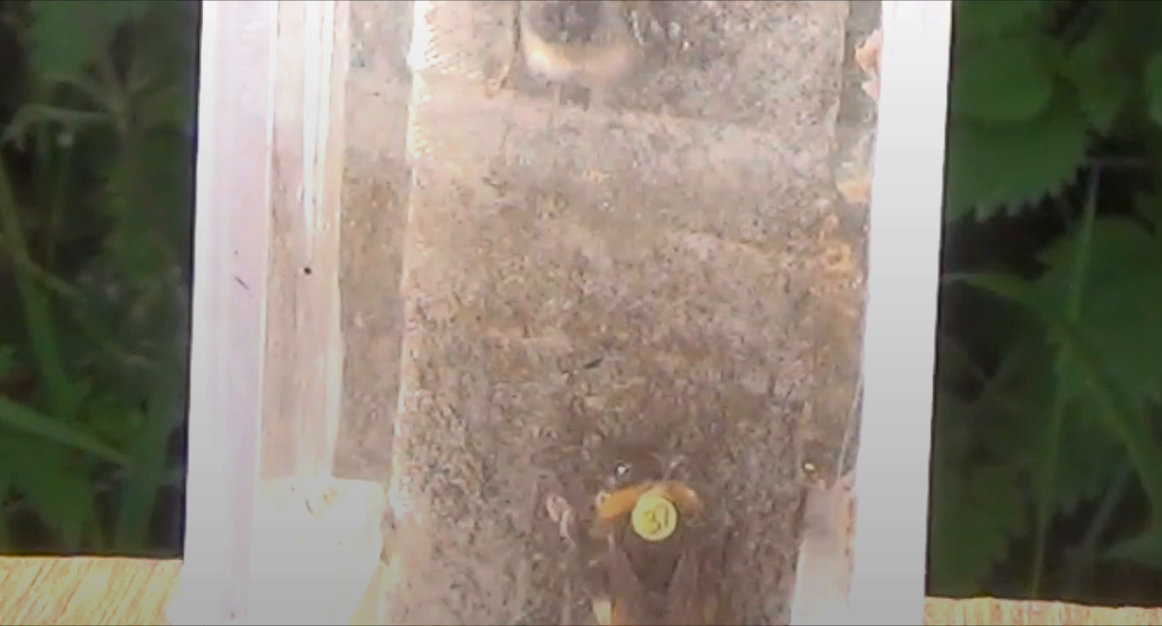
#> input picture frame 21 of analysing-bee-behaviour/subtraction/grooming.mov, 1162 x 626 px
$ python subtraction.py
#> lines starting #> are read from the running program, lines starting #| are printed output that depends on the picture
# Ref: Cannot find the reference.

import cv2
import numpy as np
import sys

# subtracting using background remover
# read input video
cap = cv2.VideoCapture('grooming.mov')
if (cap.isOpened()== False):
    print("!!! Failed to open video")
    sys.exit(-1)

# retrieve input video frame size
frame_width = int(cap.get(cv2.CAP_PROP_FRAME_WIDTH))
frame_height = int(cap.get(cv2.CAP_PROP_FRAME_HEIGHT))
fps = cap.get(cv2.CAP_PROP_FPS)
print('* Input Video settings:', frame_width, 'x', frame_height, '@', fps)

# adjust output video size
frame_height = int(frame_height / 2)
print('* Output Video settings:', frame_width, 'x', frame_height, '@', fps)

# create output video
video_out = cv2.VideoWriter('test_bee_video.mp4', cv2.VideoWriter_fourcc(*'MP4V'), fps, (frame_width, frame_height))

# create MOG
backSub = cv2.createBackgroundSubtractorMOG2(history=150, varThreshold=30, detectShadows=False)

while (True):
    # retrieve frame from the video
    ret, frame = cap.read() # 3-channels
#> frame is the input picture: shape (626, 1162, 3); mean B, G, R 114.7, 127.8, 135.5
    if (frame is None):
        break

    # resize to 50% of its original size
    frame = cv2.resize(frame, None, fx=0.5, fy=0.5)
#> frame: shape (313, 581, 3)

    # gaussian blur helps to remove noise
    blur = cv2.GaussianBlur(frame, (7,7), 0)
    #cv2.imshow('frame_blur', blur)

    # subtract background
    fgmask = backSub.apply(blur) # single channel
#> fgmask: shape (313, 581); every value is 255
    #cv2.imshow('fgmask', fgmask)

    # concatenate both frames horizontally and write it as output
    fgmask_bgr = cv2.cvtColor(fgmask, cv2.COLOR_GRAY2BGR) # convert single channel image to 3-channels
#> fgmask_bgr: shape (313, 581, 3); every value is 255
    out_frame = cv2.hconcat([blur, fgmask_bgr]) #
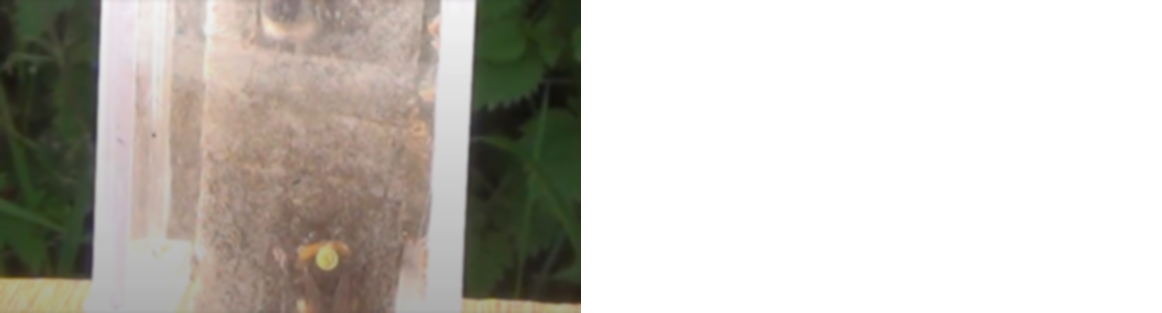
#> out_frame: shape (313, 1162, 3); mean B, G, R 184.9, 191.5, 195.4
    #print('output=', out_frame.shape) # shape=(360, 1280, 3)

    cv2.imshow('output', out_frame)
    video_out.write(out_frame)

    # quick pause to display the windows
    if (cv2.waitKey(1) == 27):
#> (key Esc is pressed here)
        break

# release resources
cap.release()
video_out.release()
cv2.destroyAllWindows()

$ run again, starting later in the video
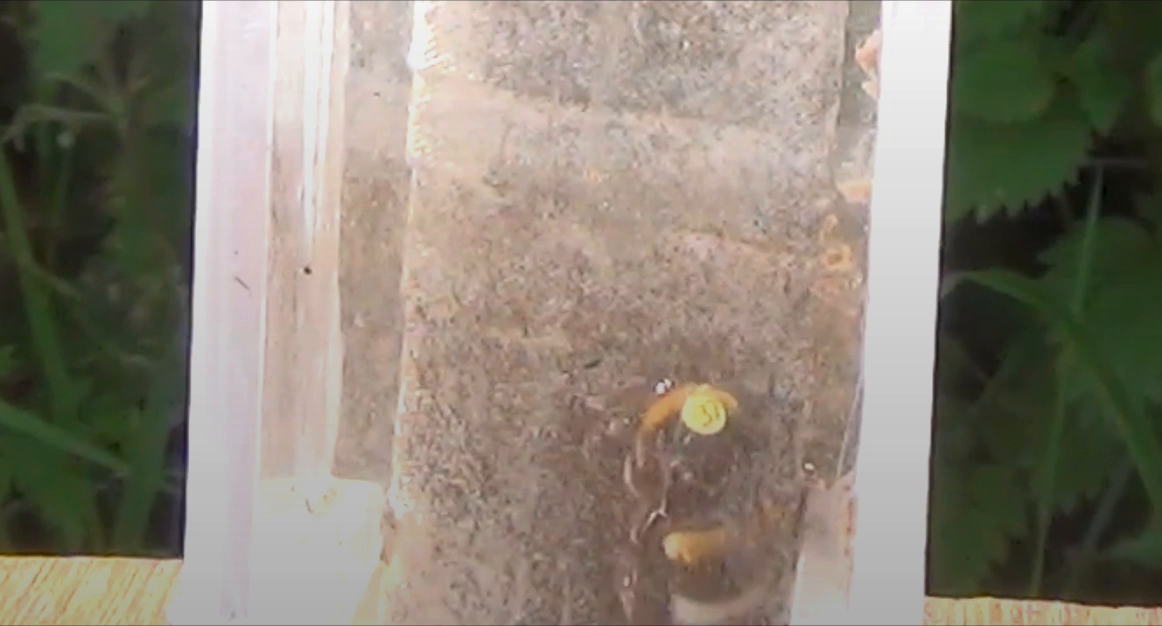
#> input picture frame 97 of analysing-bee-behaviour/subtraction/grooming.mov, 1162 x 626 px
#> frame is the input picture: shape (626, 1162, 3); mean B, G, R 115.5, 128.3, 136
#> frame: shape (313, 581, 3)
#> fgmask: shape (313, 581); every value is 255
#> fgmask_bgr: shape (313, 581, 3); every value is 255
#> `out_frame = cv2.hconcat([blur, fgmask_bgr])`:
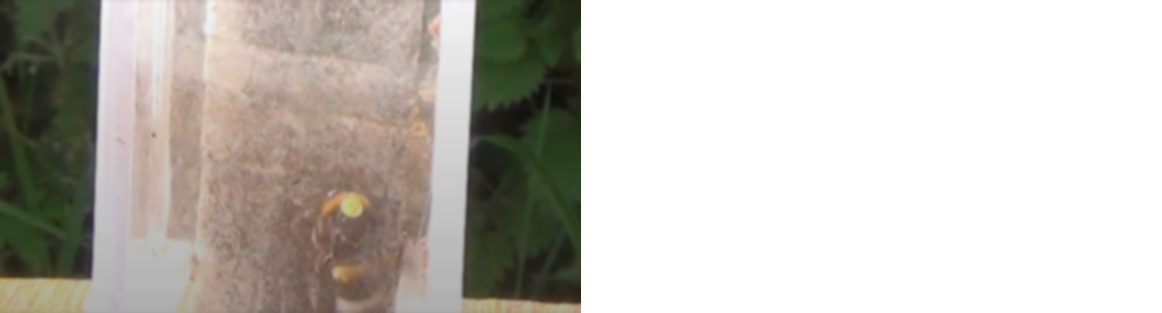
#> out_frame: shape (313, 1162, 3); mean B, G, R 185.3, 191.8, 195.6

$ run again, starting later in the video
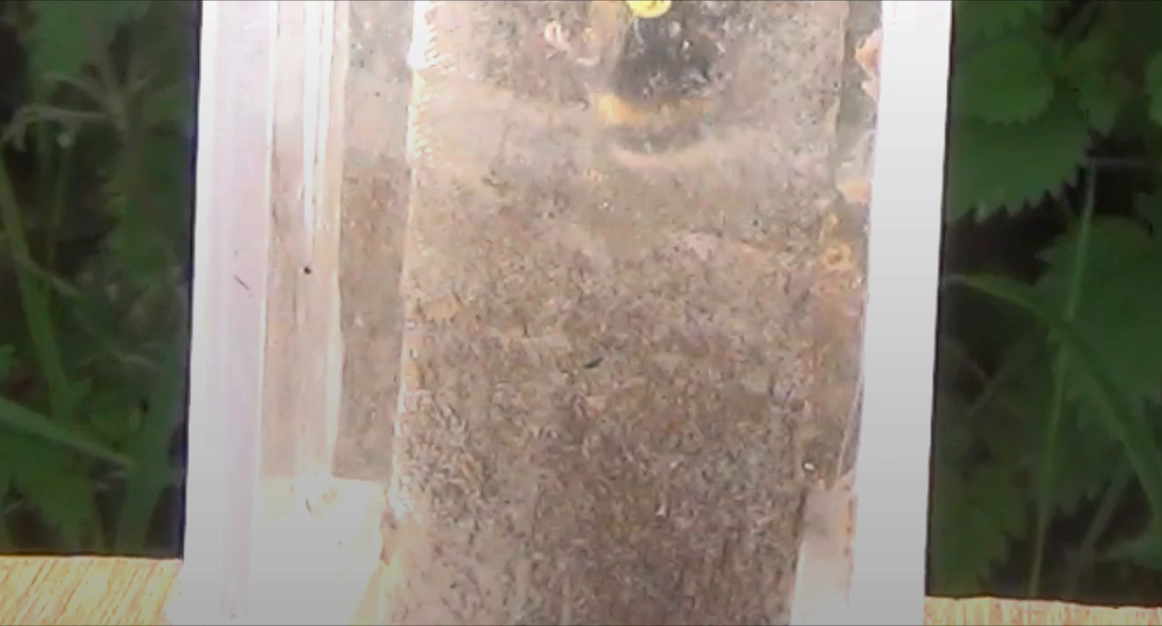
#> input picture frame 173 of analysing-bee-behaviour/subtraction/grooming.mov, 1162 x 626 px
#> frame is the input picture: shape (626, 1162, 3); mean B, G, R 114.8, 127.8, 135.4
#> frame: shape (313, 581, 3)
#> fgmask: shape (313, 581); every value is 255
#> fgmask_bgr: shape (313, 581, 3); every value is 255
#> `out_frame = cv2.hconcat([blur, fgmask_bgr])`:
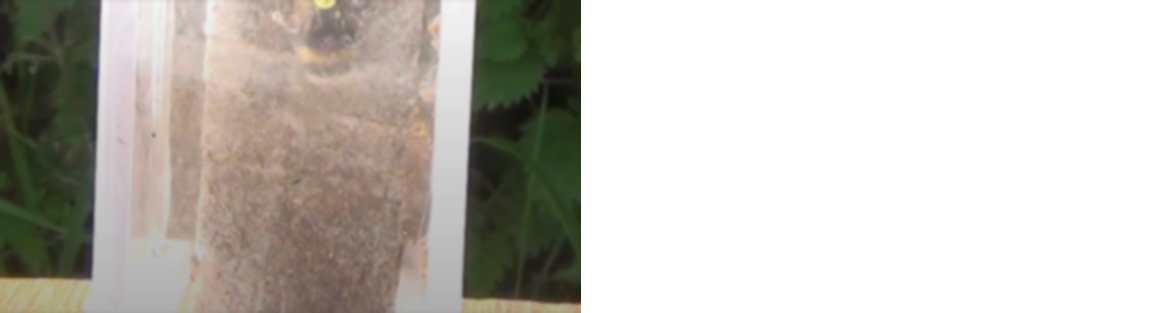
#> out_frame: shape (313, 1162, 3); mean B, G, R 185, 191.5, 195.3
